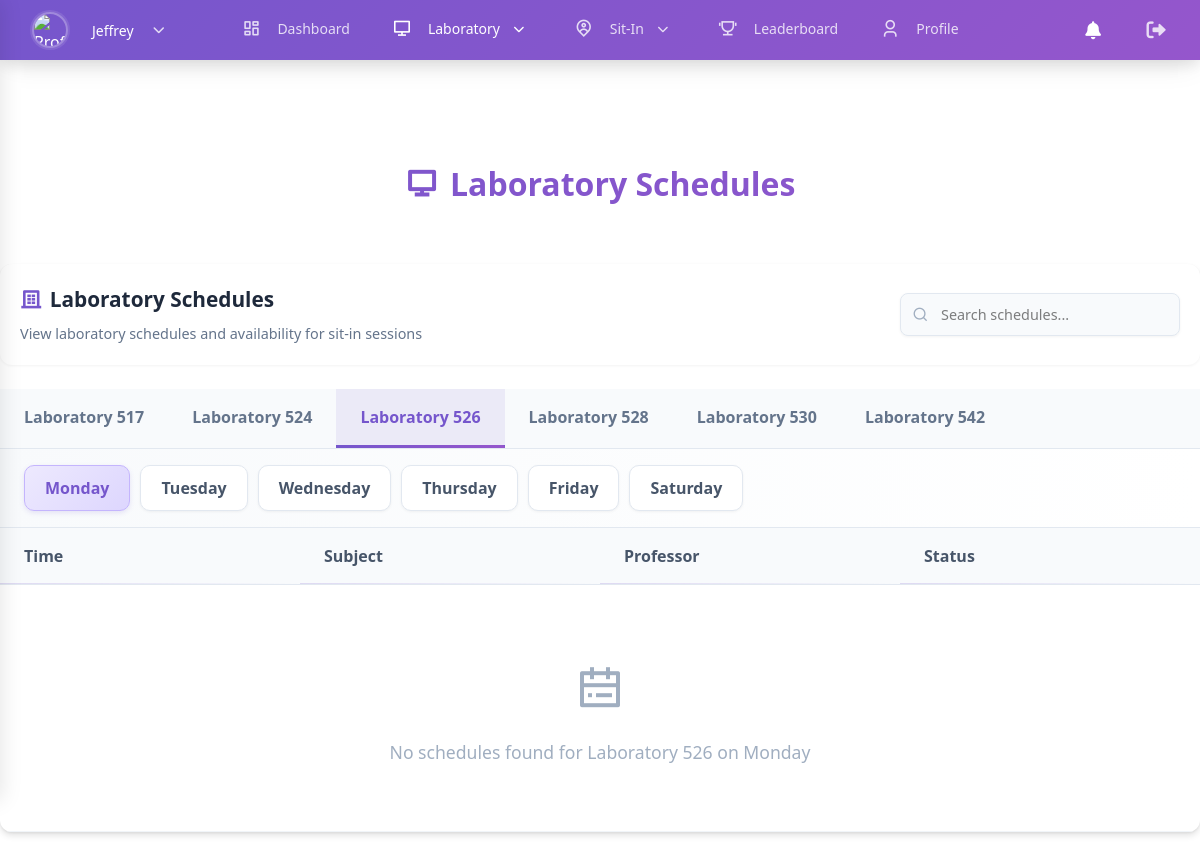
The app's page /view/student_laboratories.php?lab=Laboratory 526 (signed in), older data.
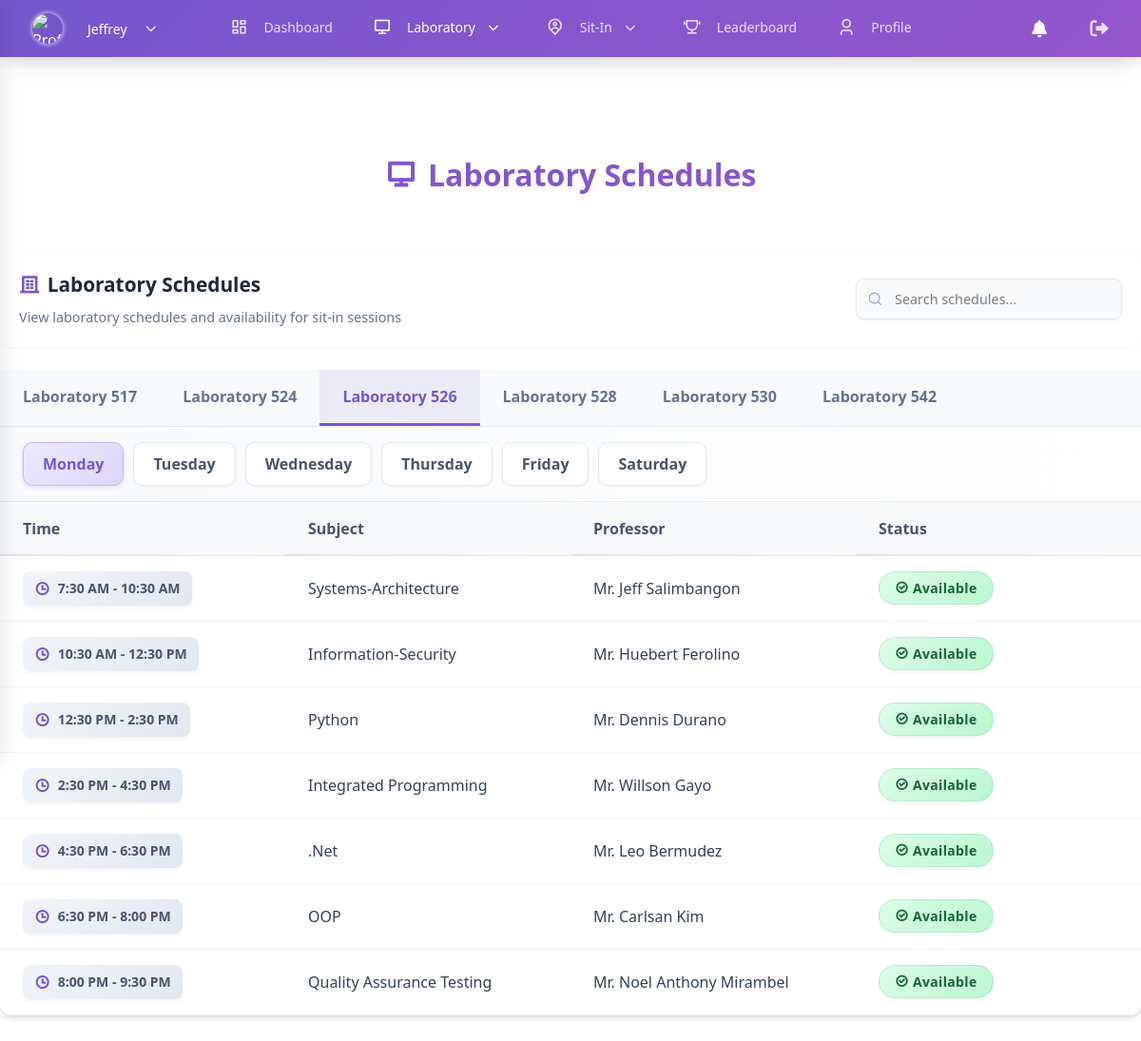
The same page, newer data.
### tables this page shows
CREATE TABLE `lab_schedules` (
  `id` int(11) NOT NULL,
  `day` enum('Monday','Tuesday','Wednesday','Thursday','Friday','Saturday') NOT NULL,
  `laboratory` varchar(50) NOT NULL,
  `time_start` time NOT NULL,
  `time_end` time NOT NULL,
  `subject` varchar(100) NOT NULL,
  `professor` varchar(100) NOT NULL,
  `created_at` timestamp NOT NULL DEFAULT current_timestamp(),
  `updated_at` timestamp NOT NULL DEFAULT current_timestamp() ON UPDATE current_timestamp()
);

### view/student_laboratories.php (the view, shortened to what the changed rows need)
<?php
require_once '../config/db_connect.php';
$selected_lab = isset($_GET['lab']) ? $_GET['lab'] : 'Laboratory 517';
$selected_day = isset($_GET['day']) ? $_GET['day'] : 'Monday';
$lab_schedules = [];
$sql = "SELECT * FROM lab_schedules WHERE laboratory = ? AND day = ? ORDER BY time_start";
$stmt = $conn->prepare($sql);
$stmt->bind_param("ss", $selected_lab, $selected_day);
$stmt->execute();
$result = $stmt->get_result();
if ($result) {
    while ($row = $result->fetch_assoc()) {
        $lab_schedules[] = $row;
    }
}
?>
<!DOCTYPE html>
<html lang="en">
<head>
    <link rel="stylesheet" href="../assets/css/styles.css">
    <link rel="stylesheet" href="../assets/css/admin.css">
    <link rel="stylesheet" href="../assets/css/student_nav.css">
    <link rel="stylesheet" href="../assets/css/notification.css">
    <link rel="stylesheet" href="https://cdnjs.cloudflare.com/ajax/libs/font-awesome/6.0.0/css/all.min.css">
    <link rel="stylesheet" href="https://cdnjs.cloudflare.com/ajax/libs/remixicon/4.6.0/remixicon.css">
    <script src="https://unpkg.com/@tailwindcss/browser@4"></script>
</head>
<body>
    <div class="content-wrapper">
        <div class="table-wrapper">
            <div class="container-header">
                <div class="header-content">
                    <div class="header-left">
                        <h2><i class="ri-building-4-line"></i> Laboratory Schedules</h2>
                    </div>
                </div>
            </div>
            <div class="table-container">
                <table class="modern-table">
                    <thead>
                        <tr>
                            <th class="w-1/4">Time</th>
                            <th class="w-1/4">Subject</th>
                            <th class="w-1/4">Professor</th>
                            <th class="w-1/4">Status</th>
                        </tr>
                    </thead>
                    <tbody id="schedule-table-body">
                        <?php if (empty($lab_schedules)): ?>
                        <tr>
                            <td colspan="4" class="empty-state">
                                <div class="empty-state-content">
                                    <i class="ri-calendar-todo-line"></i>
                                    <p>No schedules found for <?php echo htmlspecialchars($selected_lab); ?> on <?php echo htmlspecialchars($selected_day); ?></p>
                                </div>
                            </td>
                        </tr>
                        <?php else: ?>
                            <?php foreach ($lab_schedules as $schedule): ?>
                            <tr>
                                <td>
                                    <span class="time-badge">
                                        <i class="ri-time-line"></i>
                                        <?php
                                            $time_start = new DateTime($schedule['time_start']);
                                            $time_end = new DateTime($schedule['time_end']);
                                            echo $time_start->format('g:i A') . ' - ' . $time_end->format('g:i A');
                                        ?>
                                    </span>
                                </td>
                                <td><?php echo htmlspecialchars($schedule['subject']); ?></td>
                                <td><?php echo htmlspecialchars($schedule['professor']); ?></td>
                                <td>
                                    <?php
                                    $now = new DateTime();
                                    $is_current = ($now >= $time_start && $now <= $time_end && date('l') == $selected_day);
                                    $status = isset($schedule['status']) ? $schedule['status'] : 'Available';
                                    if ($is_current):
                                    ?>
                                        <span class="status-badge occupied">
                                            <i class="ri-user-line mr-1"></i> Occupied
                                        </span>
                                    <?php elseif ($status == 'In-Class'): ?>
                                        <span class="status-badge in-class">
                                            <i class="ri-time-line mr-1"></i> In-Class
                                        </span>
                                    <?php else: ?>
                                        <span class="status-badge available">
                                            <i class="ri-checkbox-circle-line mr-1"></i> Available
                                        </span>
                                    <?php endif; ?>
                                </td>
                            </tr>
                            <?php endforeach; ?>
                        <?php endif; ?>
                    </tbody>
                </table>
            </div>
        </div>
    </div>
</body>
</html>

Row changes from the older to the newer data that the page shows:
added lab_schedules: time_start "7:30 AM", time_end "10:30 AM", subject "Systems-Architecture", professor "Mr. Jeff Salimbangon", status "Available" (drawn)
added lab_schedules: time_start "10:30 AM", time_end "12:30 PM", subject "Information-Security", professor "Mr. Huebert Ferolino", status "Available" (drawn)
added lab_schedules: time_start "12:30 PM", time_end "2:30 PM", subject "Python", professor "Mr. Dennis Durano", status "Available" (drawn)
added lab_schedules: time_start "2:30 PM", time_end "4:30 PM", subject "Integrated Programming", professor "Mr. Willson Gayo", status "Available" (drawn)
added lab_schedules: time_start "4:30 PM", time_end "6:30 PM", subject ".Net", professor "Mr. Leo Bermudez", status "Available" (drawn)
added lab_schedules: time_start "6:30 PM", time_end "8:00 PM", subject "OOP", professor "Mr. Carlsan Kim", status "Available" (drawn)
added lab_schedules: time_start "8:00 PM", time_end "9:30 PM", subject "Quality Assurance Testing", professor "Mr. Noel Anthony Mirambel", status "Available" (drawn)
Text that changed along with them:
$selected_lab: "Laboratory 526" → (not shown)
$selected_day: "Monday" → (not shown)
text no longer shown: "No schedules found for on"
